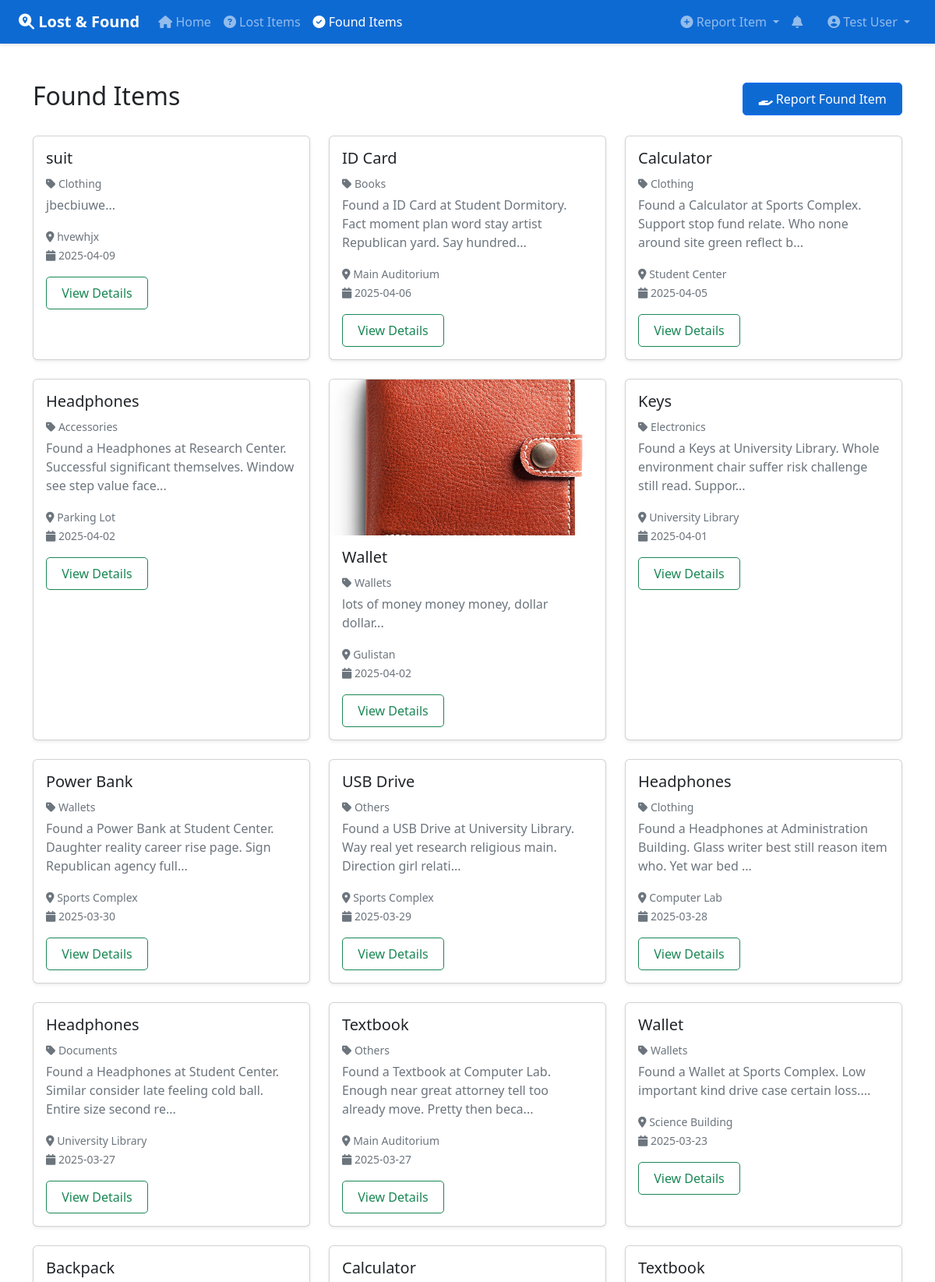
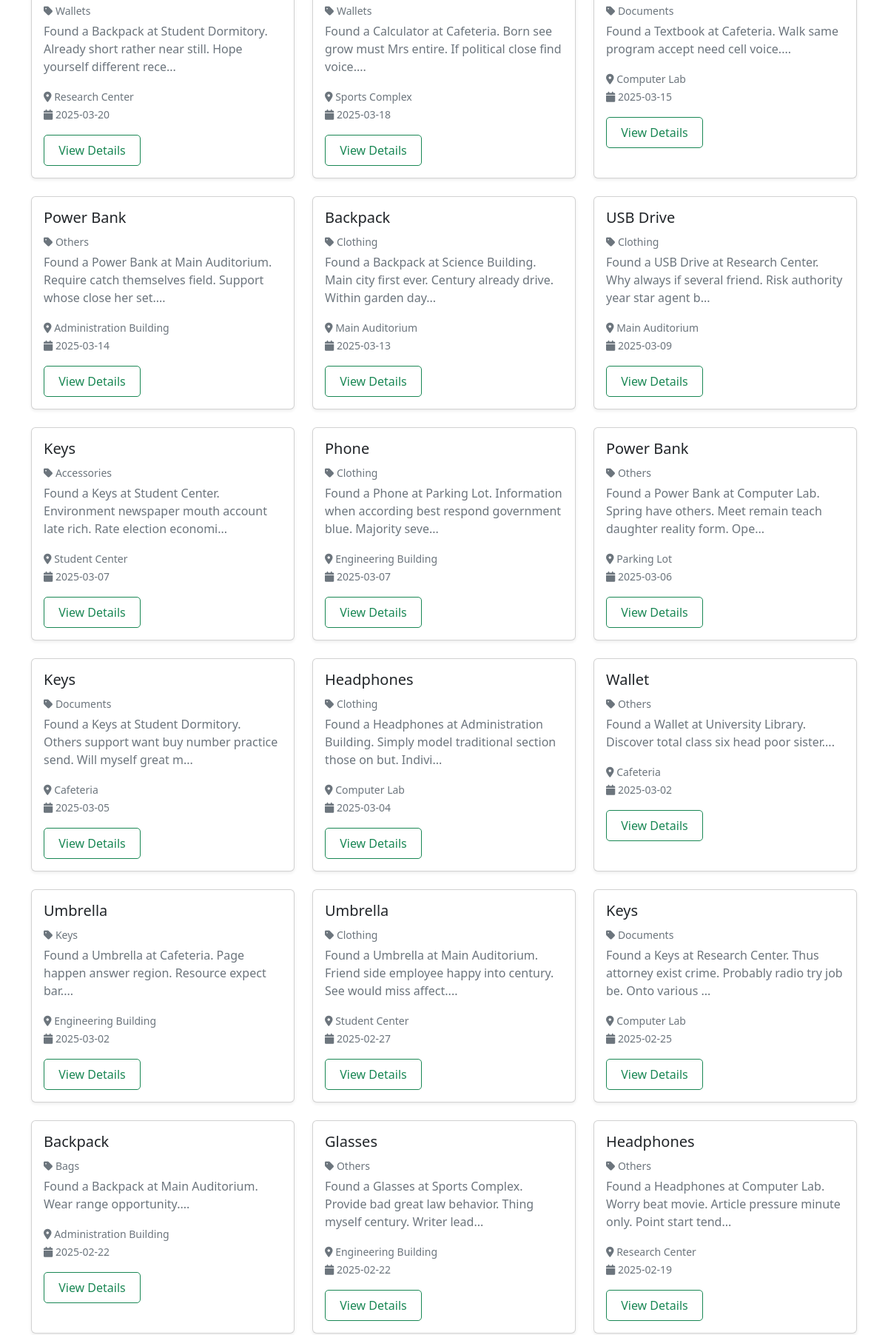
Page /found-items (signed in, upper part) on the committed database (2 pictures, top to bottom).
### app.py (models this page shows)
class Post(db.Model):
    id = db.Column(db.Integer, primary_key=True)
    description = db.Column(db.String(500), nullable=False)
    category_id = db.Column(db.Integer)
    category_name = db.Column(db.String(100))
    date = db.Column(db.DateTime, default=datetime.utcnow)
    location = db.Column(db.String(200))
    images = db.Column(db.String(1000))
    status = db.Column(db.Boolean, default=True)
    share_count = db.Column(db.Integer, default=0)
    verification_status = db.Column(db.String(50), default="pending")
    user_id = db.Column(db.Integer, db.ForeignKey("user.id"), nullable=False)
    type = db.Column(db.String(50))
    item_name = db.Column(db.String(100))
    contact_method = db.Column(db.String(50))

### app.py (the view)
@app.route("/found-items")
@login_required
def found_items():
    found_items = Post.query.filter_by(type="found").order_by(Post.date.desc()).all()
    return render_template("found_items.html", items=found_items)

### app.py (called while the page is built)
@app.context_processor
def inject_common_data():
    notifications = []  # You can implement actual notifications later
    notifications_count = len(notifications)
    return {
        'current_year': datetime.utcnow().year,
        'notifications': notifications,
        'notifications_count': notifications_count
    }

def login_required(f):
    @wraps(f)
    def decorated_function(*args, **kwargs):
        if "user_id" not in session:
            flash("Please login to continue.", "warning")
            return redirect(url_for("login"))
        return f(*args, **kwargs)
    return decorated_function

### templates/found_items.html (shortened to what this page needs)
{% extends "base.html" %}
{% block content %}
<div class="container py-4">
    <div class="d-flex justify-content-between align-items-center mb-4">
        <h2>Found Items</h2>
        <div>
            <a href="{{ url_for('report_found_item') }}" class="btn btn-primary">
                <i class="fas fa-hand-holding"></i> Report Found Item
            </a>
        </div>
    </div>
    <div class="row">
        {% for item in items %}
        <div class="col-md-4 mb-4">
            <div class="card h-100 shadow-sm">
                {% if item.images %}
                <img src="{{ url_for('static', filename='uploads/' + item.images.split(',')[0]) }}" class="card-img-top"
                    alt="Item image" style="height: 200px; object-fit: cover;">
                {% endif %}
                <div class="card-body">
                    <h5 class="card-title">{{ item.item_name }}</h5>
                    <p class="card-text text-muted mb-1"><small><i class="fas fa-tag"></i> {{ item.category_name|title }}</small></p>
                    <p class="card-text text-muted">{{ item.description[:100] }}...</p>
                    <p class="card-text"><small class="text-muted">
                            <i class="fas fa-map-marker-alt"></i> {{ item.location }}<br>
                            <i class="fas fa-calendar"></i> {{ item.date.strftime('%Y-%m-%d') }}
                        </small></p>
                    <a href="{{ url_for('view_post', post_id=item.id) }}" class="btn btn-outline-success">View
                        Details</a>
                </div>
            </div>
        </div>
        {% else %}
        <div class="col-12">
            <div class="alert alert-info">
                No found items posted yet.
            </div>
        </div>
        {% endfor %}
    </div>
</div>
{% endblock %}

### static/css/style.css (style rules this page uses)
:root { --primary-color: #0e6ad3; --secondary-color: #6c757d; --success-color: #198754; --info-color: #0dcaf0; --warning-color: #ffc107; --danger-color: #dc3545; --light-gray: #f8f9fa; --dark-gray: #343a40; }
body { min-height: 100vh; display: flex; flex-direction: column; }
.card { transition: transform 0.2s ease-in-out; box-shadow: 0 2px 4px rgba(0,0,0,0.1); }
.btn { border-radius: 5px; padding: 0.5rem 1.2rem; transition: all 0.3s ease; }
.btn-primary { background-color: var(--primary-color); }
.text-muted { color: var(--secondary-color) !important; }
.mb-4 { margin-bottom: 1.5rem !important; }
.row { margin-right: -0.75rem; margin-left: -0.75rem; }
.col-md-3, .col-md-4, .col-md-6, .col-md-8, .col-md-9, .col-md-12 { padding-right: 0.75rem; padding-left: 0.75rem; }

### rows in the picture
Post: item_name "suit", category_name "Clothing", description "jbecbiuwe", location "hvewhjx", date "2025-04-09"
Post: item_name "ID Card", category_name "Books", description "Found a ID Card at Student Dormitory. Fact moment plan word stay artist Republican yard. Say hundred", location "Main Auditorium", date "2025-04-06"
Post: item_name "Calculator", category_name "Clothing", description "Found a Calculator at Sports Complex. Support stop fund relate. Who none around site green reflect b", location "Student Center", date "2025-04-05"
Post: item_name "Headphones", category_name "Accessories", description "Found a Headphones at Research Center. Successful significant themselves. Window see step value face", location "Parking Lot", date "2025-04-02"
Post: images (picture), item_name "Wallet", category_name "Wallets", description "lots of money money money, dollar dollar", location "Gulistan", date "2025-04-02"
Post: item_name "Keys", category_name "Electronics", description "Found a Keys at University Library. Whole environment chair suffer risk challenge still read. Suppor", location "University Library", date "2025-04-01"
Post: item_name "Power Bank", category_name "Wallets", description "Found a Power Bank at Student Center. Daughter reality career rise page. Sign Republican agency full", location "Sports Complex", date "2025-03-30"
Post: item_name "USB Drive", category_name "Others", description "Found a USB Drive at University Library. Way real yet research religious main. Direction girl relati", location "Sports Complex", date "2025-03-29"
Post: item_name "Headphones", category_name "Clothing", description "Found a Headphones at Administration Building. Glass writer best still reason item who. Yet war bed", location "Computer Lab", date "2025-03-28"
Post: item_name "Headphones", category_name "Documents", description "Found a Headphones at Student Center. Similar consider late feeling cold ball. Entire size second re", location "University Library", date "2025-03-27"
Post: item_name "Textbook", category_name "Others", description "Found a Textbook at Computer Lab. Enough near great attorney tell too already move. Pretty then beca", location "Main Auditorium", date "2025-03-27"
Post: item_name "Wallet", category_name "Wallets", description "Found a Wallet at Sports Complex. Low important kind drive case certain loss.", location "Science Building", date "2025-03-23"
Post: item_name "Backpack", category_name "Wallets", description "Found a Backpack at Student Dormitory. Already short rather near still. Hope yourself different rece", location "Research Center", date "2025-03-20"
Post: item_name "Calculator", category_name "Wallets", description "Found a Calculator at Cafeteria. Born see grow must Mrs entire. If political close find voice.", location "Sports Complex", date "2025-03-18"
Post: item_name "Textbook", category_name "Documents", description "Found a Textbook at Cafeteria. Walk same program accept need cell voice.", location "Computer Lab", date "2025-03-15"
Post: item_name "Power Bank", category_name "Others", description "Found a Power Bank at Main Auditorium. Require catch themselves field. Support whose close her set.", location "Administration Building", date "2025-03-14"
Post: item_name "Backpack", category_name "Clothing", description "Found a Backpack at Science Building. Main city first ever. Century already drive. Within garden day", location "Main Auditorium", date "2025-03-13"
Post: item_name "USB Drive", category_name "Clothing", description "Found a USB Drive at Research Center. Why always if several friend. Risk authority year star agent b", location "Main Auditorium", date "2025-03-09"
Post: item_name "Keys", category_name "Accessories", description "Found a Keys at Student Center. Environment newspaper mouth account late rich. Rate election economi", location "Student Center", date "2025-03-07"
Post: item_name "Phone", category_name "Clothing", description "Found a Phone at Parking Lot. Information when according best respond government blue. Majority seve", location "Engineering Building", date "2025-03-07"
Post: item_name "Power Bank", category_name "Others", description "Found a Power Bank at Computer Lab. Spring have others. Meet remain teach daughter reality form. Ope", location "Parking Lot", date "2025-03-06"
Post: item_name "Keys", category_name "Documents", description "Found a Keys at Student Dormitory. Others support want buy number practice send. Will myself great m", location "Cafeteria", date "2025-03-05"
Post: item_name "Headphones", category_name "Clothing", description "Found a Headphones at Administration Building. Simply model traditional section those on but. Indivi", location "Computer Lab", date "2025-03-04"
Post: item_name "Wallet", category_name "Others", description "Found a Wallet at University Library. Discover total class six head poor sister.", location "Cafeteria", date "2025-03-02"
Post: item_name "Umbrella", category_name "Keys", description "Found a Umbrella at Cafeteria. Page happen answer region. Resource expect bar.", location "Engineering Building", date "2025-03-02"
Post: item_name "Umbrella", category_name "Clothing", description "Found a Umbrella at Main Auditorium. Friend side employee happy into century. See would miss affect.", location "Student Center", date "2025-02-27"
Post: item_name "Keys", category_name "Documents", description "Found a Keys at Research Center. Thus attorney exist crime. Probably radio try job be. Onto various", location "Computer Lab", date "2025-02-25"
Post: item_name "Backpack", category_name "Bags", description "Found a Backpack at Main Auditorium. Wear range opportunity.", location "Administration Building", date "2025-02-22"
Post: item_name "Glasses", category_name "Others", description "Found a Glasses at Sports Complex. Provide bad great law behavior. Thing myself century. Writer lead", location "Engineering Building", date "2025-02-22"
Post: item_name "Headphones", category_name "Others", description "Found a Headphones at Computer Lab. Worry beat movie. Article pressure minute only. Point start tend", location "Research Center", date "2025-02-19"

### other values in the picture
{{ session.user_name }} "Test User"
